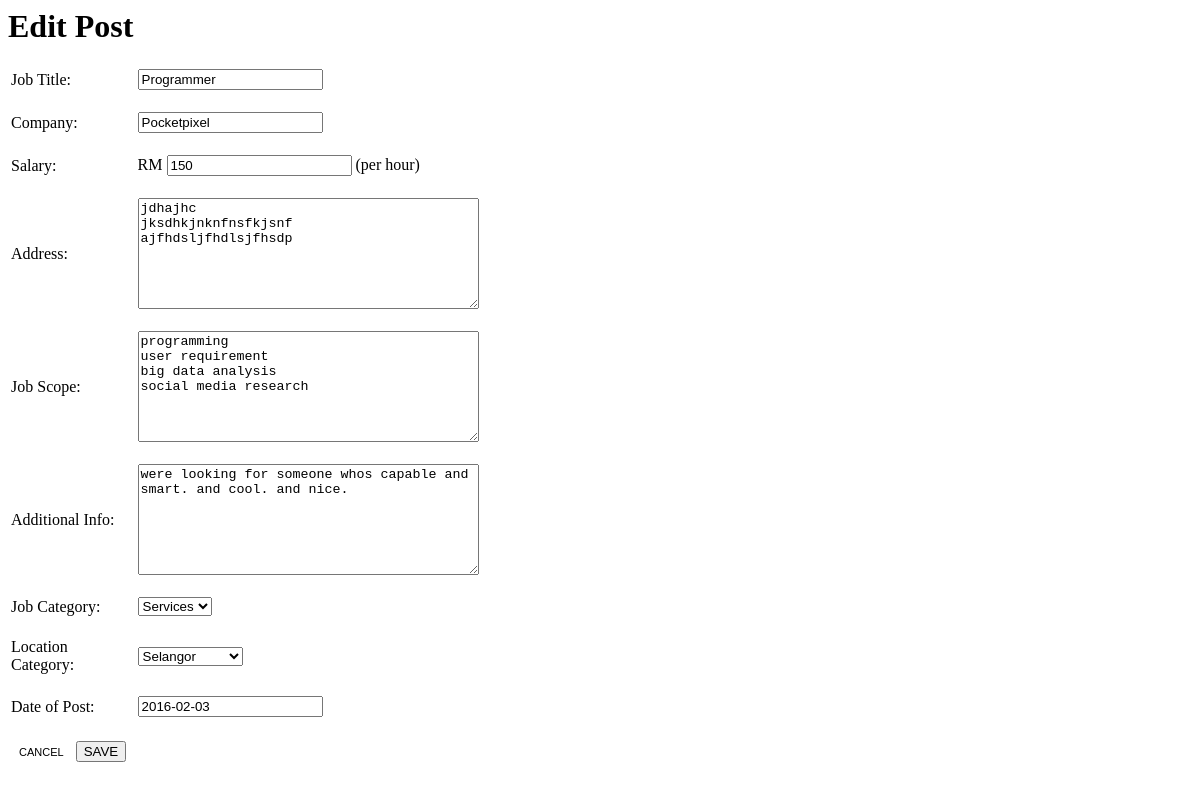
The app's page /updatepost.php?id=6, older data.
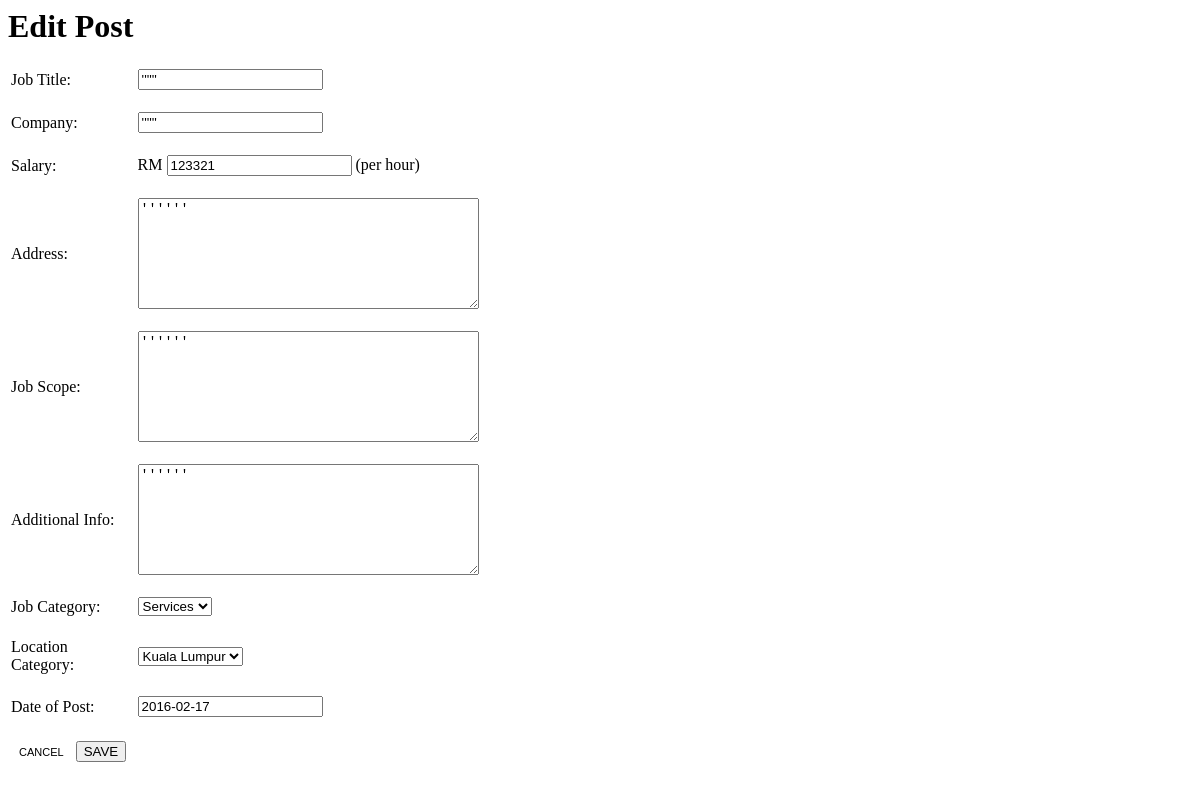
The same page, newer data.
### tables this page shows
CREATE TABLE `posts` (
  `work` varchar(50) DEFAULT NULL,
  `employer` varchar(50) DEFAULT NULL,
  `salary` int(11) DEFAULT NULL,
  `location` varchar(2000) DEFAULT NULL,
  `scope` varchar(2000) DEFAULT NULL,
  `addinfo` varchar(2000) DEFAULT NULL,
  `jobcat` varchar(100) DEFAULT NULL,
  `loccat` varchar(100) DEFAULT NULL,
  `date_posted` date DEFAULT NULL,
  `id` int(11) NOT NULL AUTO_INCREMENT,
  PRIMARY KEY (`id`)
);

### updatepost.php (the view, shortened to what this page needs)
<?php
include 'dbcon.php';
if(!isset($_POST['submitBtn'])){
	$sql = "SELECT * FROM posts WHERE id= $_GET[id]";
		if($result=mysqli_query($conn, $sql)){
			$postinfo=mysqli_fetch_array($result);
		}else{
			echo "Error: ". "<br>" . $sql . "<br>" . mysqli_error($conn);
		}
}
?>
<html>
<head>
    <link rel="stylesheet" type="text/css" href="main.css">
</head>
<body>
<form name="create-post" action="updatepost.php" method="post">
<h1>Edit Post</h1>
<table border="0" width="40%">
    <tbody>
        <tr>
            <td>Job Title:<br><br></td>
            <td><input required name="work" type="text" value="<?php echo $postinfo['work']; ?>" ><br><br></td>
        </tr>
        <tr>
            <td>Company:<br><br></td>
            <td><input required name="employer" type="text" value="<?php echo $postinfo['employer']; ?>"><br><br></td>
        </tr>
        <tr>
            <td>Salary:<br><br></td>
            <td>RM <input required name="salary" type="text" value="<?php echo $postinfo['salary']; ?>"> (per hour)<br><br></td>
        </tr>
        <tr>
            <td>Address:<br><br></td>
            <td><textarea required rows="7" cols="40" maxlength="2000" name="location"><?php echo $postinfo['location']; ?></textarea><br><br></td>
        </tr>
        <tr>
            <td>Job Scope:<br><br></td>
            <td><textarea rows="7" cols="40" maxlength="2000" name="scope"><?php echo $postinfo['scope']; ?></textarea><br><br></td>
        </tr>
        <tr>
            <td>Additional Info:<br><br></td>
            <td><textarea rows="7" cols="40" maxlength="2000" name="addinfo"><?php echo $postinfo['addinfo']; ?></textarea><br><br></td>
        </tr>
        <tr>
            <td>Job Category:<br><br></td>
            <td><select name="jobcat">
	            <option value="<?php echo $postinfo['jobcat']; ?>" selected><?php echo $postinfo['jobcat']; ?></option>
            </select><br><br></td>
        </tr>
        <tr>
            <td>Location Category:<br><br></td>
            <td><select name="loccat">
                <option value="<?php echo $postinfo['loccat']; ?>"><?php echo $postinfo['loccat']; ?></option>
            </select><br><br></td>
        </tr>
        <tr>
            <td>Date of Post:<br><br></td>
            <td><input name="date_posted" type="text" value="<?php echo $postinfo['date_posted']; ?>"><br><br></td>
        </tr>
    </tbody>
</table>
<table ="0">
    <tr>
        <td>
            <a class="cancelbtn" href="index1.php">CANCEL</a>
            <form action="demo_form.asp" method="get">
                <input type="submit" name="submitBtn" value="SAVE">
            </form>
        </td>
    </tr>
</table>
</form>
</body>
</html>

Row changes from the older to the newer data that the page shows:
changed posts "Services": work "Programmer" → "''''''"; employer "Pocketpixel" → "''''''"; salary "150" → "123321"; location "jdhajhc jksdhkjnknfnsfkjsnf ajfhdsljfhdlsjfhsdp" → "''''''"; scope "programming user requirement big data analysis social media research" → "''''''"; addinfo "were looking for someone whos capable and smart. and cool. and nice." → "''''''"; loccat "Selangor" → "Kuala Lumpur"; date_posted "2016-02-03" → "2016-02-17"
